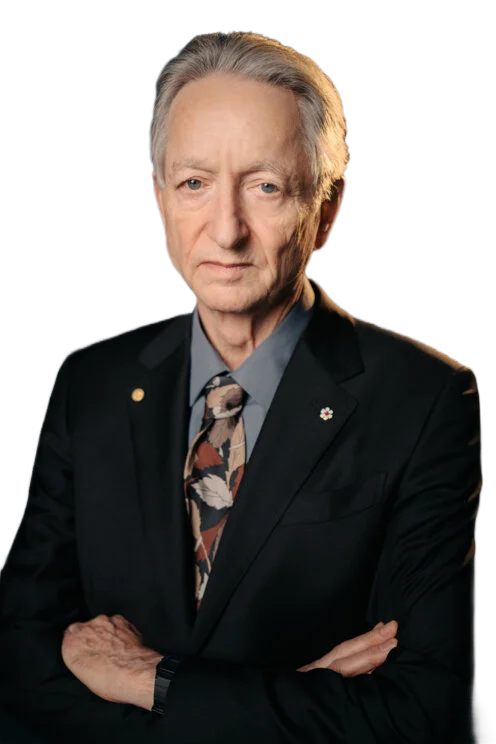
#> input picture Proceres de la IA/Geoffrey Hinton/background/profile_picture_no_background.png, 496 x 744 px, found by its file name
$ python blend_effect.py
#> lines starting #> are read from the running program, lines starting #| are printed output that depends on the picture
#!/usr/bin/env python3
# Requirements: pip install Pillow numpy

from PIL import Image
import numpy as np

BG_COLOR      = (240, 232, 255)   # #f0e8ff — trayectoria slide
GHOST_OPACITY = 0.30
INPUT         = "profile_picture_no_background.png"
OUTPUT        = "blended_output.png"


def _hls_channel(m1, m2, hue):
    hue = hue % 1.0
    return np.where(hue < 1/6, m1 + (m2 - m1) * hue * 6,
           np.where(hue < 0.5, m2,
           np.where(hue < 2/3, m1 + (m2 - m1) * (2/3 - hue) * 6, m1)))


def rgb_to_hls(r, g, b):
    cmax  = np.maximum(np.maximum(r, g), b)
    cmin  = np.minimum(np.minimum(r, g), b)
    delta = cmax - cmin
    l = (cmax + cmin) / 2.0
    s = np.where(delta == 0, 0.0,
        np.where(l < 0.5, delta / (cmax + cmin), delta / (2.0 - cmax - cmin)))
    with np.errstate(invalid="ignore", divide="ignore"):
        rc = np.where(delta > 0, (cmax - r) / delta, 0.0)
        gc = np.where(delta > 0, (cmax - g) / delta, 0.0)
        bc = np.where(delta > 0, (cmax - b) / delta, 0.0)
        h  = np.where(cmax == r, bc - gc,
             np.where(cmax == g, 2.0 + rc - bc, 4.0 + gc - rc))
        h  = np.where(delta == 0, 0.0, (h / 6.0) % 1.0)
    return h, l, s


def hls_to_rgb(h, l, s):
    m2 = np.where(l <= 0.5, l * (1.0 + s), l + s - l * s)
    m1 = 2.0 * l - m2
    r  = np.where(s == 0, l, _hls_channel(m1, m2, h + 1/3))
    g  = np.where(s == 0, l, _hls_channel(m1, m2, h))
    b  = np.where(s == 0, l, _hls_channel(m1, m2, h - 1/3))
    return np.clip(r, 0, 1), np.clip(g, 0, 1), np.clip(b, 0, 1)


def luminosity_blend(backdrop, source):
    """CSS mix-blend-mode: luminosity — backdrop hue/sat, source luminance."""
    bh, _,  bs = rgb_to_hls(backdrop[..., 0], backdrop[..., 1], backdrop[..., 2])
    _,  sl, _  = rgb_to_hls(source[..., 0],   source[..., 1],   source[..., 2])
    rr, rg, rb = hls_to_rgb(bh, sl, bs)
    return np.stack([rr, rg, rb], axis=-1)


def main():
    photo = Image.open(INPUT).convert("RGBA")
#> photo is the input picture: PIL image 496x744 RGBA; mean R, G, B, A 36, 31.1, 27.6, 162.2
    w, h = photo.size
#> w = 496; h = 744

    bg_f        = np.full((h, w, 3), BG_COLOR, dtype=np.float64) / 255.0
    photo_arr   = np.array(photo)
    photo_rgb_f = photo_arr[..., :3].astype(np.float64) / 255.0
    photo_alpha = photo_arr[..., 3:4].astype(np.float64) / 255.0  # (H, W, 1)

    # Luminosity blend of BG_COLOR onto photo, preserving original alpha
    lum = luminosity_blend(bg_f, photo_rgb_f)
#> in rgb_to_hls, `cmax  = np.maximum(np.maximum(r, g), b)`: cmax: shape (744, 496) float64; every value is 1
#> in rgb_to_hls, `cmax  = np.maximum(np.maximum(r, g), b)`: r: shape (744, 496) float64; every value is 0.941
#> in rgb_to_hls, `cmin  = np.minimum(np.minimum(r, g), b)`: cmin: shape (744, 496) float64; every value is 0.91
#> in rgb_to_hls, `delta = cmax - cmin`: delta: shape (744, 496) float64; every value is 0.0902
#> in rgb_to_hls, `l = (cmax + cmin) / 2.0`: l: shape (744, 496) float64; every value is 0.955
#> in rgb_to_hls, `rc = np.where(delta > 0, (cmax - r) / delta, 0.0)`: rc: shape (744, 496) float64; every value is 0.652
#> in rgb_to_hls, `bc = np.where(delta > 0, (cmax - b) / delta, 0.0)`: bc: shape (744, 496) float64; every value is 0
#> in rgb_to_hls, `h  = np.where(cmax == r, bc - gc, np.where(cmax == g, 2.0 + rc - bc, 4..`: h: shape (744, 496) float64; every value is 4.35
#> in rgb_to_hls, `h  = np.where(delta == 0, 0.0, (h / 6.0) % 1.0)`: h: shape (744, 496) float64; every value is 0.725
#> in rgb_to_hls (call 2), `rc = np.where(delta > 0, (cmax - r) / delta, 0.0)`:
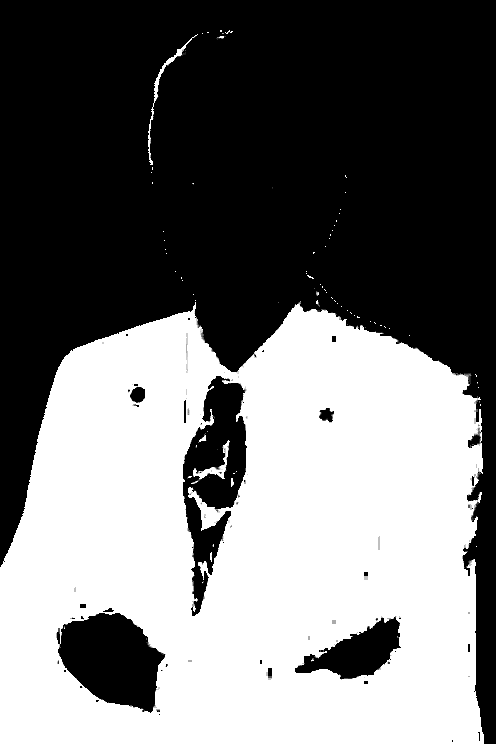
#> rc: shape (744, 496) float64; min 0, max 1, mean 0.453
#> in rgb_to_hls (call 2), `h  = np.where(delta == 0, 0.0, (h / 6.0) % 1.0)`:
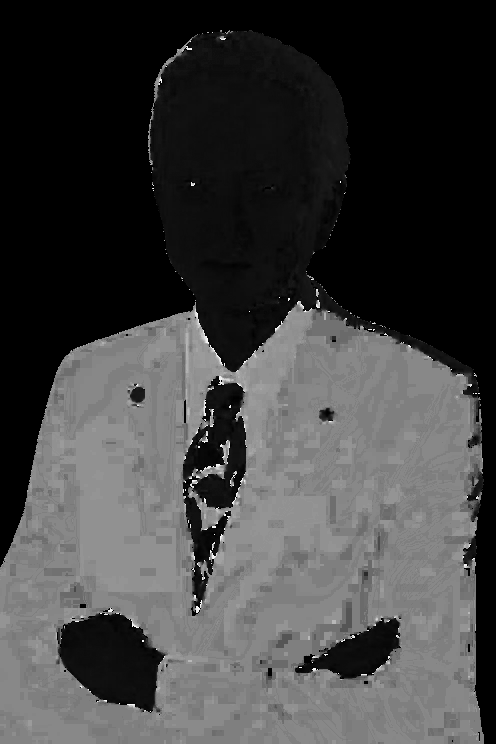
#> h: shape (744, 496) float64; min 0, max 0.997, mean 0.251
#> in hls_to_rgb, `m2 = np.where(l <= 0.5, l * (1.0 + s), l + s - l * s)`:
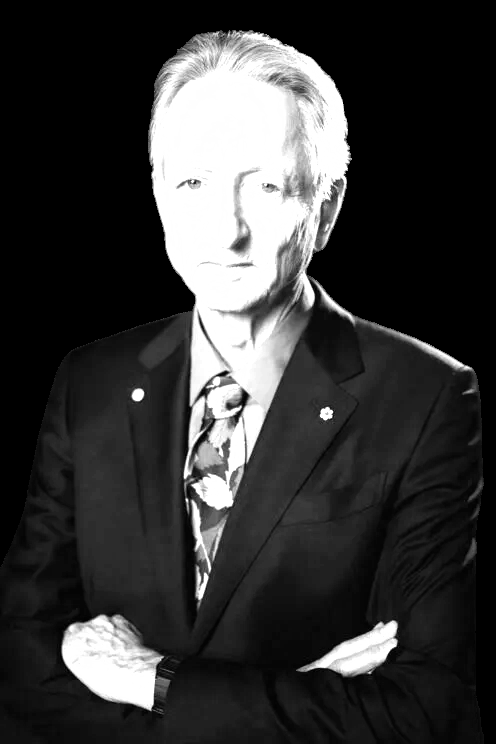
#> m2: shape (744, 496) float64; min 0, max 1, mean 0.219
#> in hls_to_rgb, `m1 = 2.0 * l - m2`:
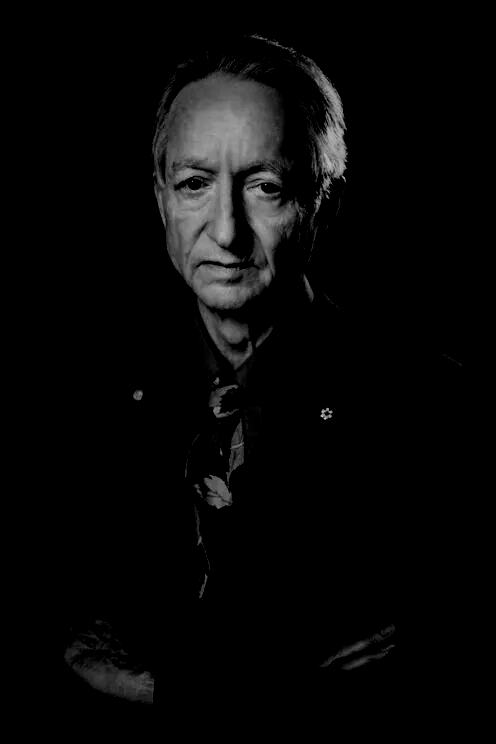
#> m1: shape (744, 496) float64; min 0, max 0.827, mean 0.031
#> in _hls_channel, `hue = hue % 1.0`: hue: shape (744, 496) float64; every value is 0.058
#> in _hls_channel (call 3), `hue = hue % 1.0`: hue: shape (744, 496) float64; every value is 0.391
#> in luminosity_blend, `return np.stack([rr, rg, rb], axis=-1)`:
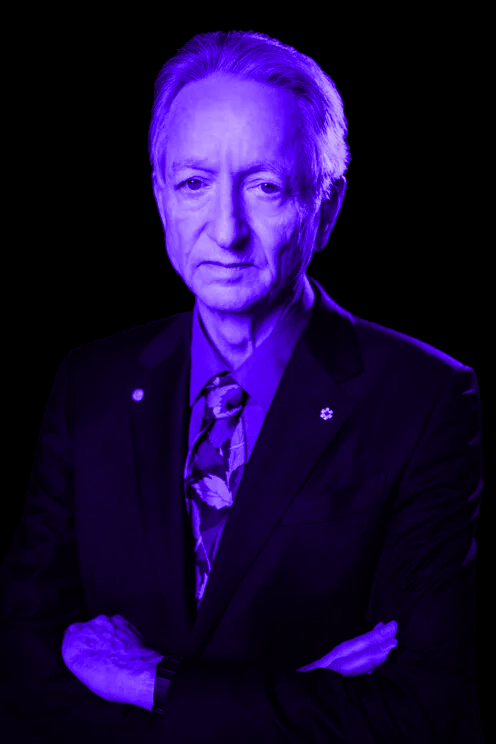
#> returned value: shape (744, 496, 3) float64; mean of channels 0, 1, 2 0.0964, 0.031, 0.219; drawn as R, G, B
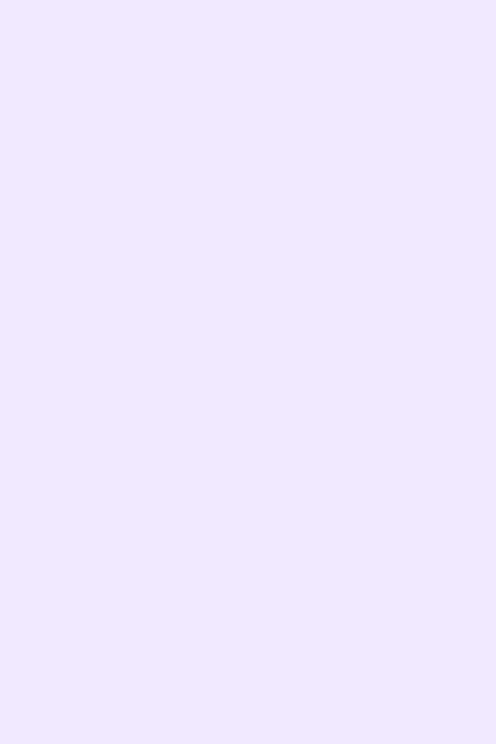
#> bg_f: shape (744, 496, 3) float64; mean R, G, B 0.941, 0.91, 1
    lum_img = (lum * 255).astype(np.uint8)

    result_arr = np.zeros((h, w, 4), dtype=np.uint8)
    result_arr[..., :3] = lum_img
    result_arr[..., 3]  = (photo_alpha[..., 0] * GHOST_OPACITY * 255).astype(np.uint8)
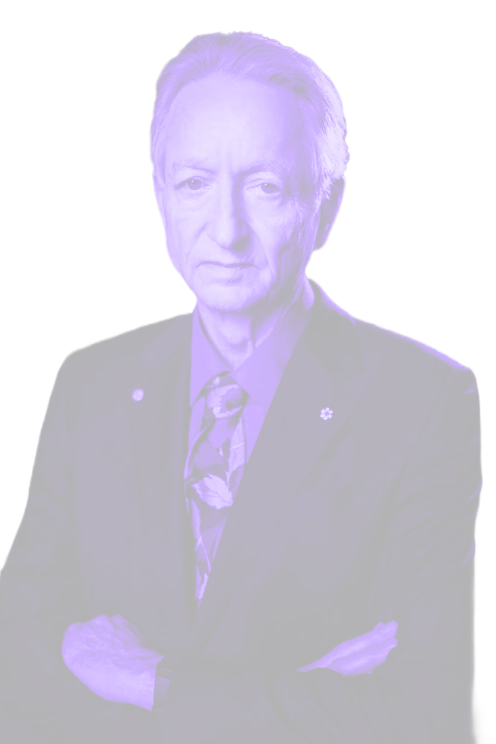
#> result_arr: shape (744, 496, 4); mean R, G, B, A 24.3, 7.9, 55.7, 48.3; transparent parts drawn white

    result = Image.fromarray(result_arr, "RGBA")

    result.save(OUTPUT)
    print(f"Saved: {OUTPUT}")


if __name__ == "__main__":
    main()
